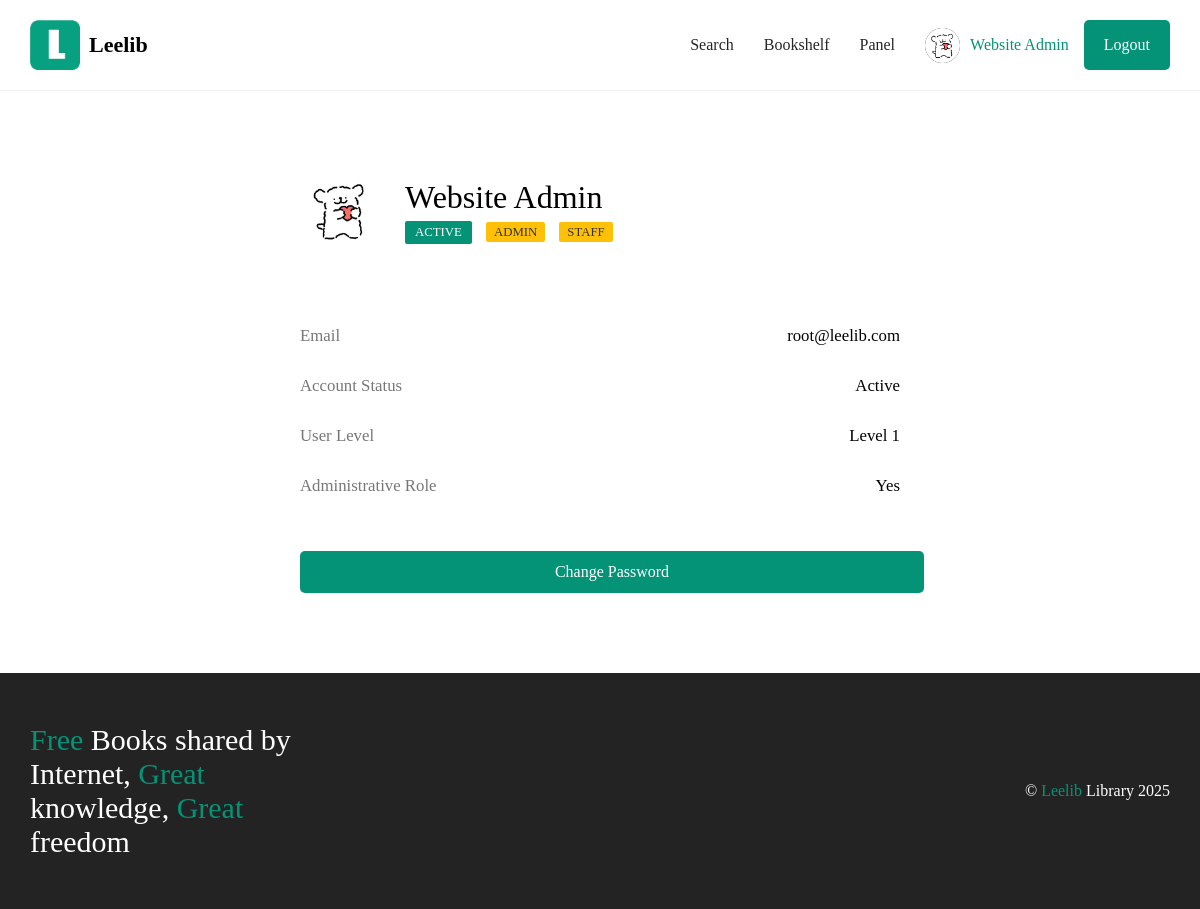
Page /portfolio/ (signed in) on the committed database.
### login/models.py (models this page shows, shortened)
class User(AbstractBaseUser, PermissionsMixin):
    first_name = models.CharField(max_length=50)
    last_name = models.CharField(max_length=50)
    email = models.EmailField(unique=True)
    password = models.CharField(max_length=255)
    privilege = models.IntegerField(default=1)
    is_active = models.BooleanField(default=False)
    is_staff = models.BooleanField(default=False)  # 用于区分管理用户
    is_superuser = models.BooleanField(default=False)  # 用于超级管理员权限
    USERNAME_FIELD = 'email'  # 使用 email 作为用户名字段
    REQUIRED_FIELDS = ['first_name', 'last_name']  # 必填字段
    objects = UserManager()  # 为 User 类绑定自定义的 Manager

### Leelib/views.py (the view)
# urls.py: path('portfolio/', views.portfolio, name='portfolio'),
def portfolio(request):
    return render(request, 'portfolio.html')

### templates/portfolio.html
{% extends 'base.html' %}
{% block content %}
    {% load static %}
    <main class="mainpage">
        <div class="profile-container">
        <div class="header-section">
            <img src="{% static 'img/ava.png' %}" alt="User Avatar" class="avatar">
            <div>
                <h1 class="user-name">{{ user.first_name }} {{ user.last_name }}</h1>
                {% if user.is_active %}
                <span class="status-badge">Active</span>
                {% endif %}
            {% if user.is_superuser %}
                <span class="admin-tag">ADMIN</span>
            {% endif %}
            {% if user.is_staff %}
                <span class="admin-tag">STAFF</span>
            {% endif %}
            </div>
        </div>
        <ul class="info-list">
            <li>
                <span class="info-label">Email</span>
                <span class="info-value">{{ user.email }}</span>
            </li>
            <li>
                <span class="info-label">Account Status</span>
                <span class="info-value">{% if user.is_active %}Active{% else %}Inactive{% endif %}</span>
            </li>
            <li>
                <span class="info-label">User Level</span>
                <span class="info-value">Level {{ user.privilege }}</span>
            </li>
            <li>
                <span class="info-label">Administrative Role</span>
                <span class="info-value">{% if user.is_superuser %}Yes{% else %}No{% endif %}</span>
            </li>
        </ul>
        <a href="{% url 'modifypsw' %}" class="action-button">Change Password</a>
    </div>
    </main>
{% endblock %}

### templates/base.html (shortened to what this page needs)
{% load static %}
<!DOCTYPE html>
<html>
<head>
</head>
<link rel="stylesheet" href="{% static 'style.css' %}">
<body style="margin-top: 0px!important;" lang="">
<header>
    <div class="navbar">
        <div class="logo">
            <a href="/" style="text-decoration: none;cursor: pointer;">
                <div class="logoimg">
                    <img src="{% static 'img/logo.png' %}" alt="">
                </div>
                <h1>Leelib</h1>
            </a>
        </div>
        <div class="navright drop">
            <div class="dropdown">
                <a href="{% url 'books_search' %}" class="navitem">Search</a>
                {% if request.user.is_authenticated %}
                    <a class="navitem" href="{% url 'books_bookself' %}">Bookshelf</a>
                    <a class="navitem" href="{% url 'admin_book' %}">Panel</a>
                {% endif %}
                <div class="userinfo">
                    {% if request.user.is_authenticated %}
                        <div class="userimgname">
                            <img src="{% static 'img/ava.png' %}" alt="">
                        <a href="{% url 'portfolio' %}" id="username">{{ user.first_name }} {{ user.last_name }}</a>
                        </div>
                        <a href="{% url 'logout' %}">
                            <button class="loginbtn">Logout</button>
                        </a>
                    {% else %}
                        <a href="{% url 'login' %}" class="replace-link">
                            <button class="loginbtn">Login</button>
                        </a>
                    {% endif %}
                </div>
            </div>
        </div>
    </div>
</header>
<body>
{% block content %}
{% endblock %}
<div class="footer">
    <h2>
        <span>Free</span> Books shared by Internet, <span>Great</span> knowledge, <span>Great</span> freedom
    </h2>
    <p>&copy <span>Leelib</span> Library 2025</p>
</div>
</body>

### static/style.css (style rules this page uses)
* { margin: 0; padding: 0; }
body { height: 100%; display: flex; flex-direction: column; min-height: 100vh; }
body * { font-family: "Microsoft YaHei" !important; }
.navbar { display: flex; justify-content: space-between; padding: 20px 30px; border-bottom: .5px solid #f3f3f3; }
.logoimg { width: 50px; height: 50px; display: inline-block; }
.logoimg img { width: 100%; height: 100%; border-radius: 7px; }
.logo h1 { display: inline-block; line-height: 50px; height: 50px; font-size: 22px; font-weight: bold; margin-left: 5px; color: #000; }
.logo .logoimg, .logo h1 { display: inline-block; vertical-align: middle; }
.loginbtn { background: #059377; border: none; height: 50px; color: #fff; padding: 0 20px; border-radius: 5px; font-size: 16px; cursor: pointer; margin-left: 15px; }
.navright img { border-radius: 50%; background: #000; width: 35px; height: 35px; line-height: 50px; margin-right: 10px; }
.navright, .dropdown { display: flex; align-items: center; flex-wrap: wrap; }
.navitem { font-size: 16px; color: #252525; text-decoration: none; margin-right: 30px; }
.userinfo { display: flex; align-items: center; }
#username { color: #059377; text-decoration: none; line-height: 50px; }
.userimgname { display: flex; align-items: center; }
.mainpage { width: 80%; margin: 0 auto; padding-top: 40px; }
.footer { margin-top: 40px; background: #232323; padding: 50px 30px; display: flex; justify-content: space-between; align-items: center; flex-wrap: wrap; }
.footer > h2 { color: #fff; width: 290px; font-size: 30px; font-weight: normal; }
.footer > p { color: #fff; }
.footer span { color: #059377; }
.profile-container { background-color: white; border-radius: 8px; padding: 40px; width: 100%; max-width: 600px; margin: 0 auto; }
.header-section { display: flex; align-items: center; border-bottom: 1px solid var(--border-color); padding-bottom: 30px; margin-bottom: 30px; }
.avatar { width: 80px; height: 80px; border-radius: 50%; object-fit: cover; margin-right: 25px; border: 2px solid var(--border-color); }
.user-name { font-size: 2em; font-weight: lighter; margin: 0; }
.status-badge { display: inline-block; margin-top: 5px; padding: 4px 10px; background-color: #059377; color: white; border-radius: 2px; font-size: 0.8em; text-transform: uppercase; }
.admin-tag { background-color: #FFC107; color: #333; padding: 3px 8px; border-radius: 2px; font-size: 0.8em; margin-left: 10px; }
.info-list { list-style: none; padding: 0; margin: 0; }
.info-list li { display: flex; justify-content: space-between; padding: 15px 0; border-bottom: 1px solid var(--light-gray); font-size: 1.05em; }
.info-list li:last-child { border-bottom: none; }
.info-label { font-weight: 500; color: #777; }
.info-value { color: var(--text-color); }
.action-button { display: block; width: 100%; margin-top: 40px; padding: 12px; background-color: #059377; color: white; border: none; border-radius: 5px; cursor: pointer; text-decoration: none; text-align: center; transition: background-color 0.2s; }
@media (min-width: 1024px) { .dropdown { display: flex; } }

### rows in the picture
User: first_name "Website", last_name "Admin", email "root@leelib.com", privilege "1"
